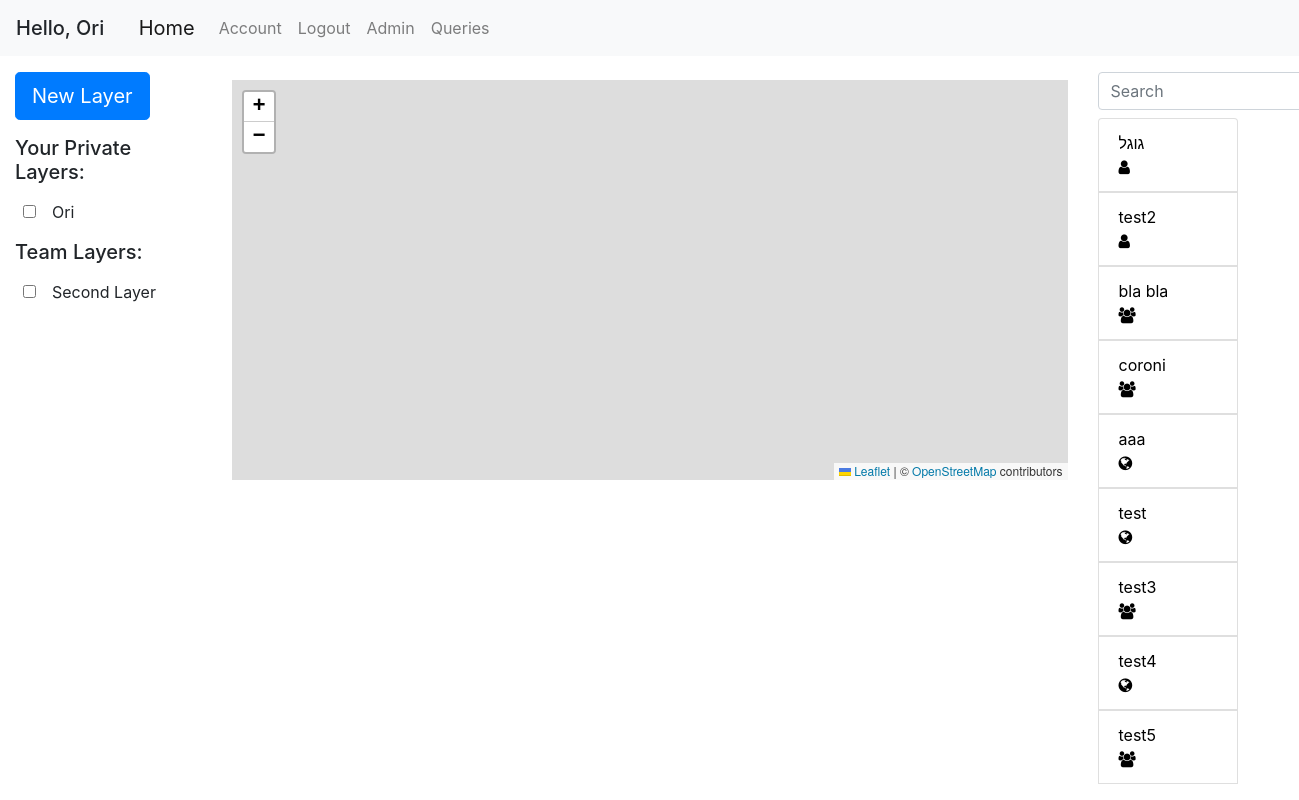
The app's page /home (signed in) with its own data.
### geoportal/models.py (models this page shows, shortened)
class User(db.Model, UserMixin):
    id = db.Column(db.Integer, primary_key=True)
    username = db.Column(db.String(20), unique=True, nullable=False)
    email = db.Column(db.String(120), unique=True, nullable=False)
    first_name = db.Column(db.String(20), nullable=False, default='')
    last_name = db.Column(db.String(20), nullable=False, default='')
    password = db.Column(db.String(60), nullable=False)
    team_id = db.Column(db.Integer, db.ForeignKey('team.id'))
    roles = db.relationship('Role', secondary='user_roles')
    layers = db.relationship('Layer', backref='user', lazy=True)
    queries = db.relationship('Query', backref='user', lazy=True)

class Layer(db.Model):
    id = db.Column(db.Integer, primary_key=True)
    name = db.Column(db.String(100), nullable=False)
    user_id = db.Column(db.Integer, db.ForeignKey('user.id'), nullable=False)
    default_color = db.Column(db.String(20), default='blue')
    only_user = db.Column(db.Boolean, default=True)
    only_team = db.Column(db.Boolean, default=False)
    public = db.Column(db.Boolean, default=False)
    points = db.relationship('Point', backref='layer', lazy=True)
    polygons = db.relationship('Polygon', backref='layer', lazy=True)

class Query(db.Model):
    id = db.Column(db.Integer, primary_key=True)
    user_id = db.Column(db.Integer, db.ForeignKey('user.id'), nullable=False, default=0)
    query_name = db.Column(db.String(120))
    db_name = db.Column(db.String(20))
    date_uploaded = db.Column(db.DateTime, nullable=False, default=datetime.datetime.now)
    last_update_time = db.Column(db.DateTime, nullable=False, default=datetime.datetime.now)
    query_text = db.Column(db.Text, nullable=False, default='')
    only_user = db.Column(db.Boolean, default=False)
    only_team = db.Column(db.Boolean, default=False)
    public = db.Column(db.Boolean, default=True)
    parameters = db.relationship('QueryTextParameters', backref='query', lazy=True)

### geoportal/views.py (the view)
@app.route('/')
@app.route('/home')
def home():
    if current_user.is_authenticated:
        queries = Query.query.order_by(Query.only_user.desc()).all()
        authorized_queries = []
        for query in queries:
            if query.public or (query.only_team and User.query.get(query.user_id).team_id == current_user.team_id) or query.user_id == current_user.id:
                authorized_queries.append(query)
        queries = authorized_queries
        layers = Layer.query.all()
        authorized_layers = []
        for layer in layers:
            if (layer.only_team and User.query.get(layer.user_id).team_id == current_user.team_id) or layer.user_id == current_user.id:
                authorized_layers.append(layer)
        layers = authorized_layers
    else:
        queries = Query.query.filter_by(public=True).all()
        layers = []
    return render_template('home.html', queries=queries, layers=layers)

### geoportal/models.py (called while the page is built)
@login_manager.user_loader
def load_user(user_id):
    return User.query.get(int(user_id))

### geoportal/templates/home.html (shortened to what this page needs)
{% extends "base.html" %}
{% block left_sidebar %}
{% if current_user.is_authenticated %}
<button type="button" class="btn btn-primary btn-lg mb-3 mt-3" data-toggle="modal" data-target="#add-layer">
  New Layer
</button>
{% endif %}
{% if current_user.is_authenticated %}
    <h5 class="disply-5">Your Private Layers:</h5>
    {% for layer in layers %}
        {% if layer.only_user %}
        <div class="row ml-2 mt-3">
            <label class="checkbox mr-3">
                <input type="checkbox" id="checkbox-{{ layer.id }}" onclick="toggleLayer({{ layer.id }})">
            </label>
            <p>{{ layer.name }}</p>
        </div>
        {% endif %}
    {% endfor %}
    <h5 class="disply-5">Team Layers:</h5>
    {% for layer in layers %}
        {% if layer.only_team %}
        <div class="row ml-2 mt-3">
            <label class="checkbox mr-3">
                <input type="checkbox" id="checkbox-{{ layer.id }}" onclick="toggleLayer({{ layer.id }})">
            </label>
            <p>{{ layer.name }}</p>
        </div>
        {% endif %}
    {% endfor %}
{% endif %}
{% endblock left_sidebar %}
{% block content %}
<div id="myMap" class="mt-4"></div>
{% endblock content %}
{% block right_sidebar %}
<form class="form-inline my-2 my-lg-0">
    <input class="form-control mr-sm-2 mt-3 mb-2" type="search" placeholder="Search" aria-label="Search" id="queries_search" onkeyup="filterQueries()">
</form>
<div class="col-sm-10 pl-0">
    <div class="list-group">
    {% for query in queries %}
        <button name="query-selector" class="list-group-item" id="{{ query.id }}" style="text-align: justify;">
            <div class="row justify-content-between pr-2">
                <div class="col-sm-10">
                    {{ query.query_name }}
                </div>
                <div class="col-sm-1">
                    {% if query.only_user %}
                    <span class="fa fa-user"></span>
                    {% elif query.only_team %}
                        <span class="fa fa-users"></span>
                    {% else %}
                        <span class="fa fa-globe"></span>
                    {% endif %}
                </div>
            </div>
        </button>
    {% endfor %}
    </div>
</div>
{% endblock right_sidebar %}

### geoportal/templates/base.html (shortened to what this page needs)
<!DOCTYPE html>
<html lang="en">
<head>
    <link rel="stylesheet" href="/static/css/bootstrap.css"/>
    <link rel="stylesheet" href="/static/css/style.css"/>
    <link rel="stylesheet" href="https://unpkg.com/leaflet@1.6.0/dist/leaflet.css"
/>
    <link rel="stylesheet" href="https://cdnjs.cloudflare.com/ajax/libs/leaflet.draw/0.4.2/leaflet.draw.css"/>
    <link rel="stylesheet" href="//cdn.datatables.net/1.10.20/css/jquery.dataTables.min.css">
    <link rel="stylesheet" href="https://cdnjs.cloudflare.com/ajax/libs/font-awesome/4.7.0/css/font-awesome.min.css">
</head>
<body>
    <header class="site-header">
        <nav class="navbar navbar-expand-lg navbar-fixed-top navbar-light bg-light">
            {% if current_user.is_authenticated %}
            <h5 class="mt-2">Hello, {{ current_user.first_name }}</h5>
            {% endif %}
            <div class="container">
                <a class="navbar-brand" href="{{ url_for('home') }}">Home</a>
                <div class="collapse navbar-collapse" id="navbarSupportedContent">
                    <ul class="navbar-nav mr-auto">
                        {% if current_user.is_authenticated %}
                            <li class="nav-item"><a class="nav-link" href="{{ url_for('account') }}">Account</a></li>
                            <li class="nav-item"><a class="nav-link" href="{{ url_for('logout') }}">Logout</a></li>
                            <li class="nav-item"><a class="nav-link" href="{{ url_for('admin.index') }}">Admin</a></li>
                            <li class="nav-item"><a class="nav-link" href="{{ url_for('queries') }}">Queries</a></li>
                        {% else %}
                            <li class="nav-item"><a class="nav-link" href="{{ url_for('login') }}">Login</a></li>
                            <li class="nav-item"><a class="nav-link" href="{{ url_for('register') }}">Register</a></li>
                        {% endif %}
                    </ul>
                </div>
            </div>
        </nav>
    </header>
    <div class="container-fluid" id="content">
        <div class="row">
            <div class="col-md-2 sidebar">
                {% block left_sidebar %}{% endblock %}
            </div>
            <div class="col-md-8 main">
                {% block content %}{% endblock %}
            </div>
            <div class="col-md-2 sidebar" id="right-sidebar">
                {% block right_sidebar %}{% endblock %}
            </div>
        </div>
    </div>
</body>
</html>

### geoportal/static/css/style.css (style rules this page uses)
#myMap { height: 400px; }

### records on screen
User: first_name "Ori"
Layer: name "Ori"
Layer: name "Second Layer"
Query: query_name "גוגל", only_user True (drawn)
Query: query_name "test2", only_user True (drawn)
Query: query_name "bla bla", only_user False (drawn)
Query: query_name "coroni", only_user False (drawn)
Query: query_name "aaa", only_user False (drawn)
Query: query_name "test", only_user False (drawn)
Query: query_name "test3", only_user False (drawn)
Query: query_name "test4", only_user False (drawn)
Query: query_name "test5", only_user False (drawn)
